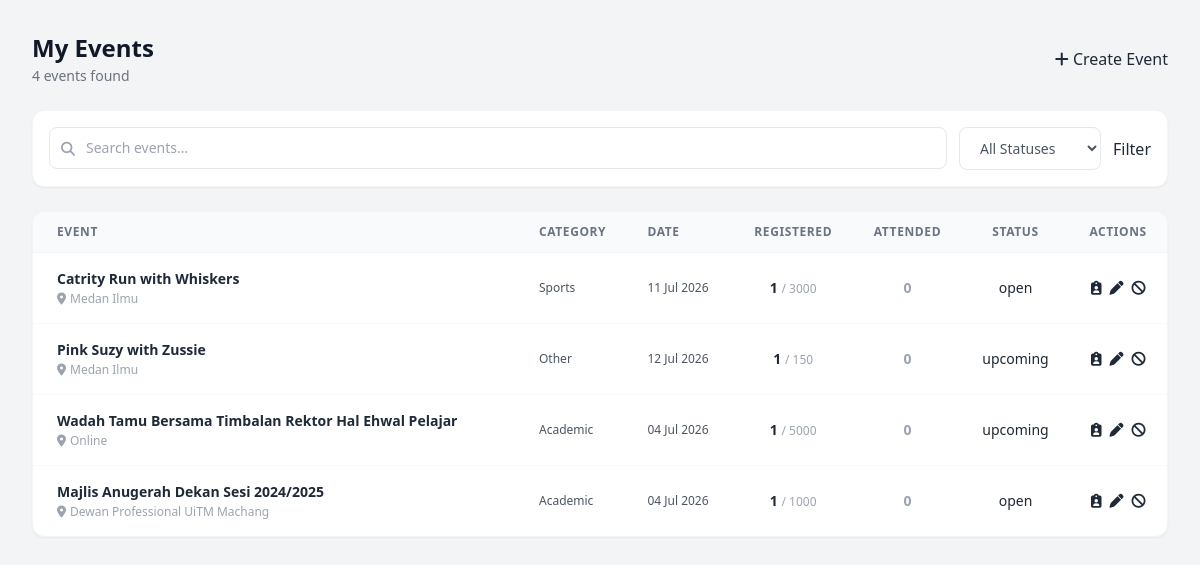
Screenshot of /my_events.php (signed in) with the database file from the repository.
### tables this page shows
CREATE TABLE `events` (
  `id` int(10) UNSIGNED NOT NULL,
  `campus_id` int(10) UNSIGNED DEFAULT NULL,
  `club_id` int(10) UNSIGNED DEFAULT NULL,
  `created_by` int(10) UNSIGNED DEFAULT NULL,
  `title` varchar(200) NOT NULL,
  `venue` varchar(200) DEFAULT NULL,
  `category` enum('Academic','Cultural','Sports','Other') NOT NULL DEFAULT 'Other',
  `status` enum('upcoming','open','under_review','closed','cancelled','archived') NOT NULL DEFAULT 'upcoming',
  `capacity` int(10) UNSIGNED NOT NULL DEFAULT 0,
  `registration_fee` decimal(8,2) NOT NULL DEFAULT 0.00,
  `registered_count` int(10) UNSIGNED NOT NULL DEFAULT 0,
  `start_date` datetime DEFAULT NULL,
  `end_date` datetime DEFAULT NULL,
  `description` text DEFAULT NULL,
  `image_url` varchar(500) DEFAULT NULL,
  `created_at` datetime NOT NULL DEFAULT current_timestamp(),
  `updated_at` datetime NOT NULL DEFAULT current_timestamp() ON UPDATE current_timestamp(),
  `is_paid` tinyint(1) NOT NULL DEFAULT 0,
  `fee_amount` decimal(8,2) DEFAULT NULL,
  `payment_method` varchar(50) DEFAULT NULL,
  `payment_details` text DEFAULT NULL,
  `payment_deadline` datetime DEFAULT NULL
);

### config.php (called while the page is built, shortened)
<?php
function db(): PDO {
    static $pdo = null;
    if ($pdo === null) {
        $dsn = 'mysql:host=' . DB_HOST . ';dbname=' . DB_NAME . ';charset=' . DB_CHARSET;
        try {
            $pdo = new PDO($dsn, DB_USER, DB_PASS, [
                PDO::ATTR_ERRMODE            => PDO::ERRMODE_EXCEPTION,
                PDO::ATTR_DEFAULT_FETCH_MODE => PDO::FETCH_ASSOC,
                PDO::ATTR_EMULATE_PREPARES   => false,
            ]);
        } catch (PDOException $e) {
            die(json_encode(['error' => 'Database connection failed: ' . $e->getMessage()]));
        }
    }
    return $pdo;
}
?>

### my_events.php (the view, shortened to what this page needs)
<?php
require_once '../config.php';
$adminId    = $_SESSION['admin_id'];
$search       = trim($_GET['q'] ?? '');
$where  = "WHERE e.created_by = ?";
$params = [$adminId];
$stmt = db()->prepare("
    SELECT e.*,
           (SELECT COUNT(*) FROM registrations r WHERE r.event_id = e.id AND r.status='registered') AS reg_count,
           (SELECT COUNT(*) FROM registrations r WHERE r.event_id = e.id AND r.status='attended') AS attended_count
    FROM events e
    $where
    ORDER BY e.created_at DESC
");
$stmt->execute($params);
$events = $stmt->fetchAll();
?>
<!DOCTYPE html>
<html lang="en">
<head>
<script src="https://cdn.tailwindcss.com"></script>
<link rel="stylesheet" href="https://cdnjs.cloudflare.com/ajax/libs/font-awesome/6.4.0/css/all.min.css">
</head>
<body class="bg-gray-100 font-sans text-gray-800 flex h-screen overflow-hidden">
<div class="flex-1 flex flex-col h-full overflow-y-auto">
<main class="p-6 md:p-8 space-y-6 max-w-7xl w-full mx-auto">
  <div class="flex flex-col sm:flex-row sm:items-center justify-between gap-4">
    <div>
      <h1 class="text-2xl font-bold text-gray-900">My Events</h1>
      <p class="text-sm text-gray-500 mt-0.5"><?= count($events) ?> event<?= count($events)!==1?'s':'' ?> found</p>
    </div>
    <a href="create_event.php" class="btn-primary w-fit">
      <i class="fas fa-plus"></i> Create Event
    </a>
  </div>
  <div class="bg-white rounded-xl shadow-sm border border-gray-100 p-4">
    <form method="GET" class="flex flex-col sm:flex-row gap-3">
      <div class="relative flex-1">
        <i class="fas fa-search absolute left-3 top-1/2 -translate-y-1/2 text-gray-400 text-sm"></i>
        <input type="text" name="q" value="<?= htmlspecialchars($search) ?>"
               placeholder="Search events…"
               class="w-full pl-9 pr-4 py-2.5 rounded-lg border border-gray-200 text-sm focus:outline-none focus:ring-2 focus:ring-purple-300">
      </div>
      <select name="status" onchange="this.form.submit()"
              class="px-4 py-2.5 rounded-lg border border-gray-200 text-sm text-gray-600 focus:outline-none focus:ring-2 focus:ring-purple-300 bg-white">
        <option value="">All Statuses</option>
      </select>
      <button type="submit" class="btn-primary">Filter</button>
    </form>
  </div>
  <div class="bg-white rounded-xl shadow-sm border border-gray-100 overflow-hidden">
    <div class="overflow-x-auto">
      <table class="w-full text-sm">
        <thead>
          <tr class="border-b border-gray-100 bg-gray-50">
            <th class="px-6 py-3 text-left text-xs font-semibold text-gray-500 uppercase tracking-wider">Event</th>
            <th class="px-4 py-3 text-left text-xs font-semibold text-gray-500 uppercase tracking-wider">Category</th>
            <th class="px-4 py-3 text-left text-xs font-semibold text-gray-500 uppercase tracking-wider">Date</th>
            <th class="px-4 py-3 text-center text-xs font-semibold text-gray-500 uppercase tracking-wider">Registered</th>
            <th class="px-4 py-3 text-center text-xs font-semibold text-gray-500 uppercase tracking-wider">Attended</th>
            <th class="px-4 py-3 text-center text-xs font-semibold text-gray-500 uppercase tracking-wider">Status</th>
            <th class="px-4 py-3 text-center text-xs font-semibold text-gray-500 uppercase tracking-wider">Actions</th>
          </tr>
        </thead>
        <tbody class="divide-y divide-gray-50">
          <?php if (empty($events)): ?>
            <tr>
              <td colspan="7" class="px-6 py-16 text-center text-gray-400">
                <i class="fas fa-calendar-xmark text-4xl mb-3 block" style="color:#c4b5e8;"></i>
                No events found. <a href="create_event.php" style="color:#582C83;" class="font-semibold">Create your first event</a>
              </td>
            </tr>
          <?php else: foreach ($events as $ev): ?>
            <tr class="hover-row">
              <td class="px-6 py-4">
                <p class="font-semibold text-gray-800"><?= htmlspecialchars($ev['title']) ?></p>
                <p class="text-xs text-gray-400 mt-0.5"><i class="fas fa-location-dot mr-1"></i><?= htmlspecialchars($ev['venue'] ?? 'TBD') ?></p>
              </td>
              <td class="px-4 py-4 text-xs text-gray-600"><?= $ev['category'] ?></td>
              <td class="px-4 py-4 text-gray-600 whitespace-nowrap text-xs">
                <?= $ev['start_date'] ? date('d M Y', strtotime($ev['start_date'])) : '—' ?>
              </td>
              <td class="px-4 py-4 text-center">
                <span class="font-semibold text-gray-800"><?= $ev['reg_count'] ?></span>
                <span class="text-gray-400 text-xs"> / <?= $ev['capacity'] ?></span>
              </td>
              <td class="px-4 py-4 text-center">
                <span class="font-semibold <?= $ev['attended_count']>0?'text-emerald-700':'text-gray-400' ?>"><?= $ev['attended_count'] ?></span>
              </td>
              <td class="px-4 py-4 text-center">
                <span class="badge status-<?= $ev['status'] ?>"><?= str_replace('_',' ',$ev['status']) ?></span>
              </td>
              <td class="px-4 py-4">
                <div class="flex items-center justify-center gap-2">
                  <a href="attendance.php?event_id=<?= $ev['id'] ?>" class="btn-secondary" title="Attendance">
                    <i class="fas fa-clipboard-user"></i>
                  </a>
                  <a href="create_event.php?edit=<?= $ev['id'] ?>" class="btn-secondary" title="Edit">
                    <i class="fas fa-pen"></i>
                  </a>
                  <?php if (!in_array($ev['status'], ['cancelled','archived'])): ?>
                  <button onclick="confirmCancel(<?= $ev['id'] ?>, '<?= addslashes($ev['title']) ?>')"
                          class="btn-danger" title="Cancel Event">
                    <i class="fas fa-ban"></i>
                  </button>
                  <?php endif; ?>
                </div>
              </td>
            </tr>
          <?php endforeach; endif; ?>
        </tbody>
      </table>
    </div>
  </div>
</main>
</div>
</body>
</html>

### rows the page displays
events: title "Catrity Run with Whiskers", venue "Medan Ilmu", category "Sports", start_date "11 Jul 2026", reg_count "1", capacity "3000", attended_count "0", status "open"
events: title "Pink Suzy with Zussie", venue "Medan Ilmu", category "Other", start_date "12 Jul 2026", reg_count "1", capacity "150", attended_count "0", status "upcoming"
events: title "Wadah Tamu Bersama Timbalan Rektor Hal Ehwal Pelajar", venue "Online", category "Academic", start_date "04 Jul 2026", reg_count "1", capacity "5000", attended_count "0", status "upcoming"
events: title "Majlis Anugerah Dekan Sesi 2024/2025", venue "Dewan Professional UiTM Machang", category "Academic", start_date "04 Jul 2026", reg_count "1", capacity "1000", attended_count "0", status "open"

### other values shown
count($events) "4"
